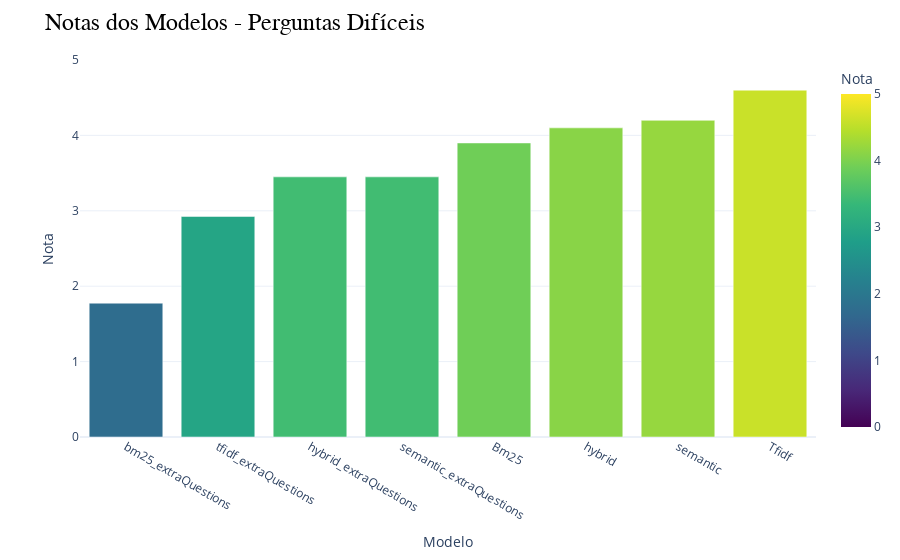

This figure's notebook cell:
### Code cell
modelos = list(hard_mean.keys())
notas = list(hard_mean.values())

df = pd.DataFrame(list(zip(modelos, notas)), columns=['Modelo', 'Nota'])

df = df.sort_values('Nota')

fig = px.bar(df, x='Modelo', y='Nota', color='Nota', color_continuous_scale='Viridis',
             hover_data={'Nota':':.2f'}, range_color=[0,5])  # Set min and max values of the color scale

fig.update_layout(
    title='Notas dos Modelos - Perguntas Difíceis',
    title_font=dict(size=24, family='Courier', color='black'),
    showlegend=True,
    template='plotly_white'
)
fig.update_traces(hovertemplate='Modelo: %{x}<br>Nota: %{y:.2f}')

fig.update_yaxes(range=[0, 5])
fig.show()

### Figure 1 — Plotly figure (JSON) as saved in the notebook; plotly's stock layout.template omitted (floating-point values rounded to 4 significant figures)
{"data": [{"alignmentgroup": "True", "hovertemplate": "Modelo: %{x}<br>Nota: %{y:.2f}", "legendgroup": "", "marker": {"color": [1.775, 2.925, 3.45, 3.45, 3.9, 4.1, 4.2, 4.6], "coloraxis": "coloraxis", "pattern": {"shape": ""}}, "name": "", "offsetgroup": "", "orientation": "v", "showlegend": false, "textposition": "auto", "type": "bar", "x": ["bm25_extraQuestions", "tfidf_extraQuestions", "hybrid_extraQuestions", "semantic_extraQuestions", "Bm25", "hybrid", "semantic", "Tfidf"], "xaxis": "x", "y": [1.775, 2.925, 3.45, 3.45, 3.9, 4.1, 4.2, 4.6], "yaxis": "y"}], "layout": {"barmode": "relative", "coloraxis": {"cmax": 5, "cmin": 0, "colorbar": {"title": {"text": "Nota"}}, "colorscale": [[0, "#440154"], [0.1111, "#482878"], [0.2222, "#3e4989"], [0.3333, "#31688e"], [0.4444, "#26828e"], [0.5556, "#1f9e89"], [0.6667, "#35b779"], [0.7778, "#6ece58"], [0.8889, "#b5de2b"], [1, "#fde725"]]}, "legend": {"tracegroupgap": 0}, "margin": {"t": 60}, "showlegend": true, "title": {"font": {"color": "black", "family": "Courier", "size": 24}, "text": "Notas dos Modelos - Perguntas Difíceis"}, "xaxis": {"anchor": "y", "domain": [0, 1], "title": {"text": "Modelo"}}, "yaxis": {"anchor": "x", "domain": [0, 1], "range": [0, 5], "title": {"text": "Nota"}}}}
